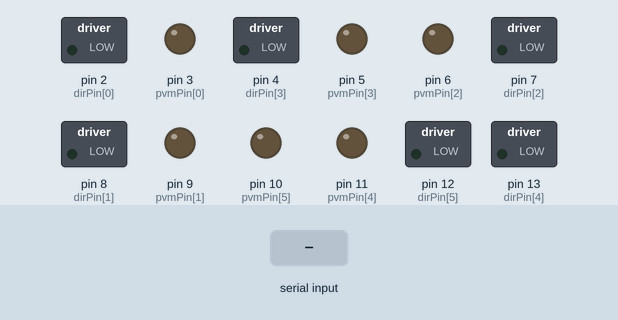
This sketch was run on a simulated Arduino Uno, built with avr-gcc and run on an emulated ATmega328P. On the bench: switched loads named in the sketch (green lamp = pin HIGH), output pins drawn as LEDs (lit = HIGH). Inputs (shaded band) come from the test bench.

Above: at 1.2 s.
1.3 s: "90;45\n" received over Serial
At 2.0 s:
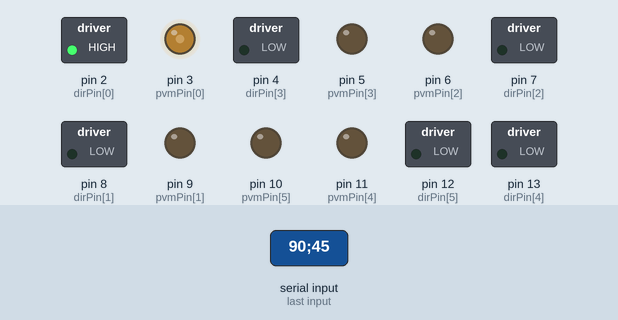
2.8 s: ";" received over Serial
At 4.2 s:
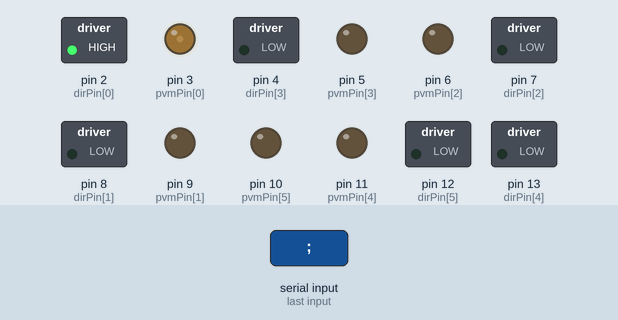
Timing chart, 0 to 5.8 s (numbered marks = the images above; inputs shaded):
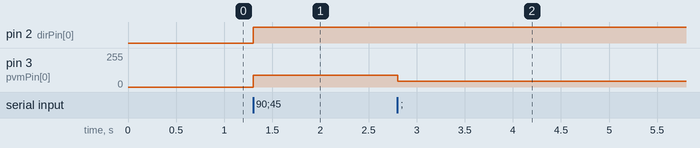

The sketch:

MotorandTemperature.ino
```cpp
#include <Wire.h>
#include <Adafruit_PWMServoDriver.h>

#include <OneWire.h>
#include <DallasTemperature.h>
#define ONE_WIRE_BUS A0
OneWire oneWire(ONE_WIRE_BUS);
DallasTemperature sensors(&oneWire);

int dirPin[] = {2, 8, 7, 4, 13, 12};
int s = 6;
int pvmPin[] = {3, 9, 6, 5, 11, 10, 15, 11, 3};
int val[] = {0, 0, 0, 0, 0, 0, 0, 0, 0, 0};
int lastVal[] = {0, 0, 0, 0, 0, 0, 0, 0, 0, 0};
String msg = "";

Adafruit_PWMServoDriver pwm = Adafruit_PWMServoDriver();
int SERVOMIN = 140;
int SERVOMAX = 500;
double average = (SERVOMIN + SERVOMAX) / 2.0;
double spread = (SERVOMAX - SERVOMIN) / (2.0 * 105);
int tim = 5;

float currenttemp = 0.0;
float oldtemp = 0.0;

void setup() {
  Serial.begin(9600);
  for (int x = 0; x < s; x++) {
    pinMode(dirPin[x], OUTPUT);
  }

  for (int x = 0; x < s; x++) {
    pinMode(pvmPin[x], OUTPUT);
  }
  pwm.begin();
  pwm.setPWMFreq(60);
  Wire.setClock(100000);
  sensors.begin();
}

void loop() {
  if (Serial.available()) {
    process();
  }
  for (int i = 0; i < s + 2; i++) {
    if (val[i] == lastVal[i]) {
      continue;
    }
    if (i >= s) {
      uint16_t claw = (uint16_t) (average + spread * (-1.0 * val[i]));
      pwm.setPWM(pvmPin[i], 0, claw);
      lastVal[i] = val[i];
    } else {
      int pvr = val[i];
      digitalWrite(dirPin[i], (pvr > 0) ? HIGH : LOW);
      analogWrite(pvmPin[i], abs(pvr));
      lastVal[i] = val[i];
    }
  }
  if (val[8] == 1 || lastVal[8] == 1) {
    val[8] = 0;
    lastVal[8] = 1;
    tim -= 1;
    sensors.requestTemperatures();
    currenttemp = sensors.getTempCByIndex(0);
    if (currenttemp != oldtemp) {
      oldtemp = currenttemp;
      Serial.println(currenttemp);
    }
  }
  if(tim == 0){
    lastVal[8] = 0;
    tim = 5;
  }
  if (val[9] == 1) {
    pwm.setPWM(4, 0, 4095);
    val[9] = 0;
  }
  else if (val[9] == -1) {
    pwm.setPWM(4, 0, 0);
    val[9] = 0;
  }

}

void process() {
  String msgCurr = "";
  char chrIn = Serial.read();
  msg += chrIn;
  if (msg.indexOf(";") > 0) {
    msgCurr = msg.substring(0, msg.indexOf(";"));
    msg = msg.substring(msg.indexOf(";") + 3);
  }
  if (msgCurr != "") {
    int i = 0;
    while (msgCurr.indexOf(",") != -1) {
      val[i++] = msgCurr.substring(0, msgCurr.indexOf(",")).toInt();
      msgCurr = msgCurr.substring(msgCurr.indexOf(",") + 1);
    }
    val[i++] = msgCurr.substring(0, msgCurr.indexOf(";")).toInt();
  }
}
```

Measured:
- after the input at 1.3 s, pin 2 (dirPin[0]): LOW → HIGH at once; pin 3 (pvmPin[0]): 0/255 → 90/255 at once
- after the input at 2.8 s, pin 3 (pvmPin[0]): 90/255 → 45/255 at once
